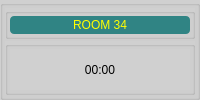
    <widget class="QGroupBox" name="groupBoxRM_34">
     <property name="styleSheet">
      <string notr="true">background-color: rgb(208, 208, 208);</string>
     </property>
     <property name="title">
      <string/>
     </property>
     <layout class="QVBoxLayout" name="verticalLayout_118">
      <property name="spacing">
       <number>2</number>
      </property>
      <property name="margin">
       <number>2</number>
      </property>
      <item>
       <widget class="QGroupBox" name="groupBox_70">
        <property name="sizePolicy">
         <sizepolicy hsizetype="Preferred" vsizetype="Preferred">
          <horstretch>0</horstretch>
          <verstretch>1</verstretch>
         </sizepolicy>
        </property>
        <property name="title">
         <string/>
        </property>
        <layout class="QVBoxLayout" name="verticalLayout_119">
         <property name="spacing">
          <number>2</number>
         </property>
         <property name="margin">
          <number>2</number>
         </property>
         <item>
          <widget class="QLabel" name="label_35">
           <property name="styleSheet">
            <string notr="true">background-color: rgb(48, 132, 132);
color: rgb(255, 255, 0);
border-radius: 4px;
font: 12pt &quot;Alef&quot;;</string>
           </property>
           <property name="text">
            <string>ROOM 34</string>
           </property>
           <property name="alignment">
            <set>Qt::AlignCenter</set>
           </property>
          </widget>
         </item>
        </layout>
       </widget>
      </item>
      <item>
       <widget class="QGroupBox" name="box34">
        <property name="sizePolicy">
         <sizepolicy hsizetype="Preferred" vsizetype="Preferred">
          <horstretch>0</horstretch>
          <verstretch>3</verstretch>
         </sizepolicy>
        </property>
        <property name="font">
         <font>
          <pointsize>15</pointsize>
         </font>
        </property>
        <property name="title">
         <string/>
        </property>
        <property name="alignment">
         <set>Qt::AlignCenter</set>
        </property>
        <layout class="QVBoxLayout" name="verticalLayout_12">
         <property name="spacing">
          <number>2</number>
         </property>
         <property name="margin">
          <number>2</number>
         </property>
         <item>
          <widget class="QLabel" name="label34">
           <property name="sizePolicy">
            <sizepolicy hsizetype="Preferred" vsizetype="Preferred">
             <horstretch>0</horstretch>
             <verstretch>4</verstretch>
            </sizepolicy>
           </property>
           <property name="styleSheet">
            <string notr="true">font: 26pt &quot;MS Shell Dlg 2&quot;;</string>
           </property>
           <property name="text">
            <string>00:00</string>
           </property>
           <property name="alignment">
            <set>Qt::AlignCenter</set>
           </property>
          </widget>
         </item>
        </layout>
       </widget>
      </item>
     </layout>
    </widget>
